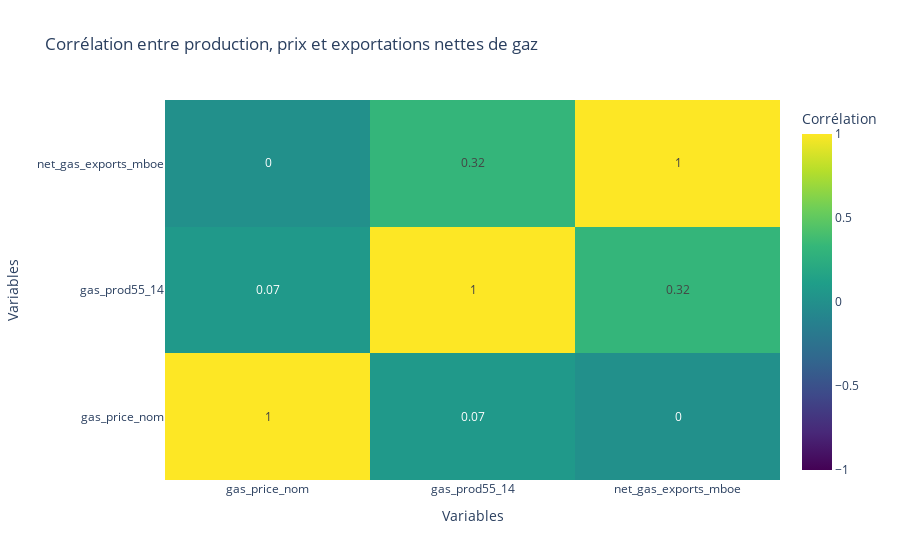

The code cell stored with this chart in its notebook:
### Code cell
# Matrice de corrélation
corr_gas = df_gas[['gas_price_nom', 'gas_prod55_14', 'net_gas_exports_mboe']].corr()

fig_corr = go.Figure(data=go.Heatmap(
    z=corr_gas.values,
    x=corr_gas.columns,
    y=corr_gas.index,
    colorscale='Viridis',
    zmin=-1,
    zmax=1,
    text=corr_gas.round(2).values,
    texttemplate="%{text}",  # Affiche les valeurs directement sur la heatmap
    colorbar=dict(title="Corrélation")
))

fig_corr.update_layout(
    title="Corrélation entre production, prix et exportations nettes de gaz",
    xaxis_title="Variables",
    yaxis_title="Variables"
)

fig_corr.show()

### Figure 1 — Plotly figure (JSON) as saved in the notebook; plotly's stock layout.template omitted (floating-point values rounded to 4 significant figures)
{"data": [{"colorbar": {"title": {"text": "Corrélation"}}, "colorscale": [[0, "#440154"], [0.1111, "#482878"], [0.2222, "#3e4989"], [0.3333, "#31688e"], [0.4444, "#26828e"], [0.5556, "#1f9e89"], [0.6667, "#35b779"], [0.7778, "#6ece58"], [0.8889, "#b5de2b"], [1, "#fde725"]], "text": [[1, 0.07, 0], [0.07, 1, 0.32], [0, 0.32, 1]], "texttemplate": "%{text}", "type": "heatmap", "x": ["gas_price_nom", "gas_prod55_14", "net_gas_exports_mboe"], "y": ["gas_price_nom", "gas_prod55_14", "net_gas_exports_mboe"], "z": [[1, 0.07156, 0.001253], [0.07156, 1, 0.3186], [0.001253, 0.3186, 1]], "zmax": 1, "zmin": -1}], "layout": {"title": {"text": "Corrélation entre production, prix et exportations nettes de gaz"}, "xaxis": {"title": {"text": "Variables"}}, "yaxis": {"title": {"text": "Variables"}}}}
